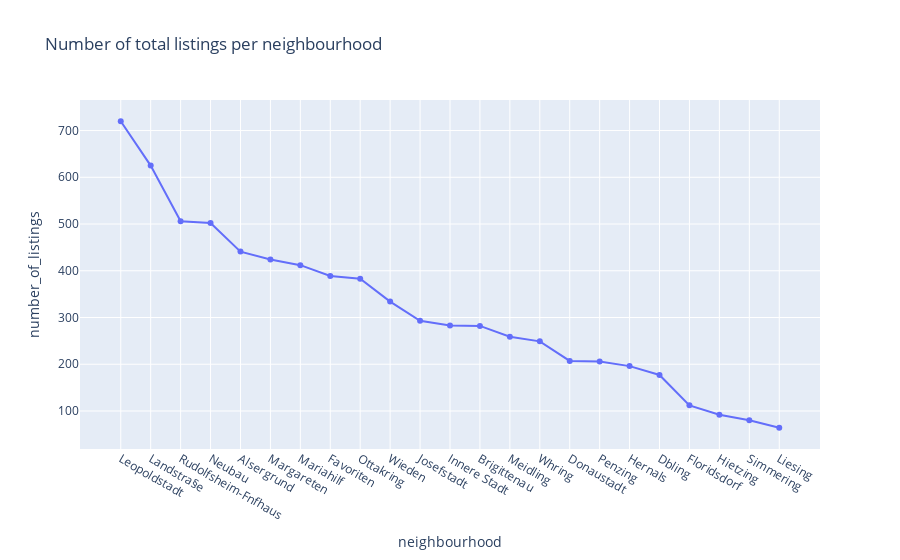

Notebook source saved alongside this figure:
### Code cell
fig = px.line(nr_of_listings, x='neighbourhood', y='number_of_listings', title='Number of total listings per neighbourhood', markers=True)
fig.show()
nr_of_listings

### Figure 1 — Plotly figure (JSON) as saved in the notebook; plotly's stock layout.template omitted (floating-point values rounded to 4 significant figures)
{"data": [{"hovertemplate": "neighbourhood=%{x}<br>number_of_listings=%{y}<extra></extra>", "legendgroup": "", "line": {"color": "#636efa", "dash": "solid"}, "marker": {"symbol": "circle"}, "mode": "markers+lines", "name": "", "orientation": "v", "showlegend": false, "type": "scatter", "x": ["Leopoldstadt", "Landstra§e", "Rudolfsheim-Fnfhaus", "Neubau", "Alsergrund", "Margareten", "Mariahilf", "Favoriten", "Ottakring", "Wieden", "Josefstadt", "Innere Stadt", "Brigittenau", "Meidling", "Whring", "Donaustadt", "Penzing", "Hernals", "Dbling", "Floridsdorf", "Hietzing", "Simmering", "Liesing"], "xaxis": "x", "y": [720, 625, 506, 502, 441, 424, 412, 389, 383, 334, 293, 283, 282, 259, 249, 207, 206, 196, 177, 112, 92, 80, 64], "yaxis": "y"}], "layout": {"legend": {"tracegroupgap": 0}, "title": {"text": "Number of total listings per neighbourhood"}, "xaxis": {"anchor": "y", "domain": [0, 1], "title": {"text": "neighbourhood"}}, "yaxis": {"anchor": "x", "domain": [0, 1], "title": {"text": "number_of_listings"}}}}
